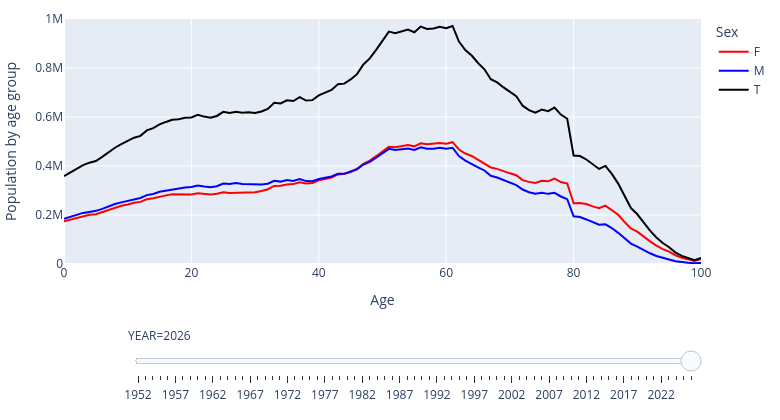

The notebook cell saved with this chart:
### Code cell
fig = px.line(
    dfp_long,#.reset_index().melt(id_vars=["age"], var_name="year", value_name="population"), # convert to long format
    x="AGE", 
    y="value", 
    color="SEX",
    color_discrete_map={"T": "black", "M": "blue", "F": "red"},
    title="Total population in Italy by age (TOTAL)",
    animation_frame="YEAR",
    markers=False,
)
fig.update_layout(
    xaxis_title="Age",
    yaxis_title="Population by age group",
    yaxis_range=[0, 1e6],
    title=None,
    legend_title="Sex",
    margin=dict(l=10, r=10, t=10, b=10),
    width=780,
    height=420,
)

# Initialize the animation at the last frame (current year)
last = fig.frames[-1]
for extra in last.data[len(fig.data):]:
    fig.add_trace(extra)
for i, tr in enumerate(last.data):
    payload = tr.to_plotly_json() if hasattr(tr, "to_plotly_json") else dict(tr)
    fig.data[i].update(**payload)
if "sliders" in fig.layout and fig.layout.sliders:
    fig.layout.sliders[0].active = len(fig.frames) - 1
    
fig["layout"].pop("updatemenus") # optional, drop animation buttons
fig.write_html("../images_output/pop_by_age.html", auto_play=False)
print("Total population in Italy by age")
fig.show()

### Figure 1 — Plotly figure (JSON) as saved in the notebook; plotly's stock layout.template omitted (floating-point values rounded to 4 significant figures)
{"data": [{"hovertemplate": "SEX=F<br>YEAR=2026<br>AGE=%{x}<br>value=%{y}<extra></extra>", "legendgroup": "F", "line": {"color": "red", "dash": "solid"}, "marker": {"symbol": "circle"}, "mode": "lines", "name": "F", "orientation": "v", "showlegend": true, "type": "scatter", "x": [0, 1, 2, 3, 4, 5, 6, 7, 8, 9, 10, 11, 12, 13, 14, 15, 16, 17, 18, 19, 20, 21, 22, 23, 24, 25, 26, 27, 28, 29, 30, 31, 32, 33, 34, 35, 36, 37, 38, 39, 40, 41, 42, 43, 44, 45, 46, 47, 48, 49, 50, 51, 52, 53, 54, 55, 56, 57, 58, 59, 60, 61, 62, 63, 64, 65, 66, 67, 68, 69, 70, 71, 72, 73, 74, 75, 76, 77, 78, 79, 80, 81, 82, 83, 84, 85, 86, 87, 88, 89, 90, 91, 92, 93, 94, 95, 96, 97, 98, 99, 100], "xaxis": "x", "y": [173890, 181053, 187749, 195140, 201156, 203417, 212581, 220684, 229725, 237451, 242865, 249941, 253513, 264188, 268317, 275360, 280176, 284450, 283386, 284425, 283806, 288726, 285434, 283936, 286942, 292870, 289621, 290169, 291102, 293110, 293346, 298269, 305308, 318693, 319047, 324906, 326155, 333670, 328772, 330671, 341440, 347291, 353207, 365539, 368258, 375678, 388900, 408457, 422306, 440082, 460623, 478625, 476535, 479868, 485621, 480195, 492758, 488728, 490783, 493409, 491318, 497113, 467464, 450962, 441012, 425609, 412976, 394012, 388250, 378282, 370103, 362535, 342232, 335144, 331152, 339561, 337385, 348206, 334436, 328419, 247776, 248903, 244687, 235096, 227885, 238294, 221251, 200930, 171118, 145097, 131771, 111262, 92252, 75209, 60973, 50298, 35044, 25412, 17874, 12189, 20378], "yaxis": "y"}, {"hovertemplate": "SEX=M<br>YEAR=2026<br>AGE=%{x}<br>value=%{y}<extra></extra>", "legendgroup": "M", "line": {"color": "blue", "dash": "solid"}, "marker": {"symbol": "circle"}, "mode": "lines", "name": "M", "orientation": "v", "showlegend": true, "type": "scatter", "x": [0, 1, 2, 3, 4, 5, 6, 7, 8, 9, 10, 11, 12, 13, 14, 15, 16, 17, 18, 19, 20, 21, 22, 23, 24, 25, 26, 27, 28, 29, 30, 31, 32, 33, 34, 35, 36, 37, 38, 39, 40, 41, 42, 43, 44, 45, 46, 47, 48, 49, 50, 51, 52, 53, 54, 55, 56, 57, 58, 59, 60, 61, 62, 63, 64, 65, 66, 67, 68, 69, 70, 71, 72, 73, 74, 75, 76, 77, 78, 79, 80, 81, 82, 83, 84, 85, 86, 87, 88, 89, 90, 91, 92, 93, 94, 95, 96, 97, 98, 99, 100], "xaxis": "x", "y": [184283, 192088, 199434, 208557, 212473, 216990, 224850, 235048, 244857, 251427, 258155, 265606, 269442, 281196, 285949, 294792, 299720, 304244, 307575, 312490, 314563, 320430, 316162, 313457, 317310, 328100, 326419, 330799, 326476, 326175, 323355, 324351, 327534, 339742, 336275, 343056, 338859, 347018, 338347, 338183, 346853, 352136, 357417, 367883, 368007, 377788, 385971, 406084, 416986, 433686, 452877, 469991, 465281, 469462, 470927, 465623, 476142, 470561, 470068, 474423, 470861, 474560, 440435, 422222, 410105, 394780, 381698, 360195, 352894, 342372, 331930, 322019, 303944, 292875, 286929, 291012, 286278, 290538, 275546, 264535, 194982, 191500, 181894, 170460, 160078, 162183, 146797, 127166, 103601, 83186, 71186, 56573, 43725, 32935, 24606, 18279, 11646, 7669, 5044, 3112, 4332], "yaxis": "y"}, {"hovertemplate": "SEX=T<br>YEAR=2026<br>AGE=%{x}<br>value=%{y}<extra></extra>", "legendgroup": "T", "line": {"color": "black", "dash": "solid"}, "marker": {"symbol": "circle"}, "mode": "lines", "name": "T", "orientation": "v", "showlegend": true, "type": "scatter", "x": [0, 1, 2, 3, 4, 5, 6, 7, 8, 9, 10, 11, 12, 13, 14, 15, 16, 17, 18, 19, 20, 21, 22, 23, 24, 25, 26, 27, 28, 29, 30, 31, 32, 33, 34, 35, 36, 37, 38, 39, 40, 41, 42, 43, 44, 45, 46, 47, 48, 49, 50, 51, 52, 53, 54, 55, 56, 57, 58, 59, 60, 61, 62, 63, 64, 65, 66, 67, 68, 69, 70, 71, 72, 73, 74, 75, 76, 77, 78, 79, 80, 81, 82, 83, 84, 85, 86, 87, 88, 89, 90, 91, 92, 93, 94, 95, 96, 97, 98, 99, 100], "xaxis": "x", "y": [358173, 373141, 387183, 403697, 413629, 420407, 437431, 455732, 474582, 488878, 501020, 515547, 522955, 545384, 554266, 570152, 579896, 588694, 590961, 596915, 598369, 609156, 601596, 597393, 604252, 620970, 616040, 620968, 617578, 619285, 616701, 622620, 632842, 658435, 655322, 667962, 665014, 680688, 667119, 668854, 688293, 699427, 710624, 733422, 736265, 753466, 774871, 814541, 839292, 873768, 913500, 948616, 941816, 949330, 956548, 945818, 968900, 959289, 960851, 967832, 962179, 971673, 907899, 873184, 851117, 820389, 794674, 754207, 741144, 720654, 702033, 684554, 646176, 628019, 618081, 630573, 623663, 638744, 609982, 592954, 442758, 440403, 426581, 405556, 387963, 400477, 368048, 328096, 274719, 228283, 202957, 167835, 135977, 108144, 85579, 68577, 46690, 33081, 22918, 15301, 24710], "yaxis": "y"}], "layout": {"height": 420, "legend": {"title": {"text": "Sex"}, "tracegroupgap": 0}, "margin": {"b": 10, "l": 10, "r": 10, "t": 10}, "sliders": [{"active": 74, "currentvalue": {"prefix": "YEAR="}, "len": 0.9, "pad": {"b": 10, "t": 60}, "steps": [{"args": [["1952"], {"frame": {"duration": 0, "redraw": false}, "fromcurrent": true, "mode": "immediate", "transition": {"duration": 0, "easing": "linear"}}], "label": "1952", "method": "animate"}, {"args": [["1953"], {"frame": {"duration": 0, "redraw": false}, "fromcurrent": true, "mode": "immediate", "transition": {"duration": 0, "easing": "linear"}}], "label": "1953", "method": "animate"}, {"args": [["1954"], {"frame": {"duration": 0, "redraw": false}, "fromcurrent": true, "mode": "immediate", "transition": {"duration": 0, "easing": "linear"}}], "label": "1954", "method": "animate"}, {"args": [["1955"], {"frame": {"duration": 0, "redraw": false}, "fromcurrent": true, "mode": "immediate", "transition": {"duration": 0, "easing": "linear"}}], "label": "1955", "method": "animate"}, {"args": [["1956"], {"frame": {"duration": 0, "redraw": false}, "fromcurrent": true, "mode": "immediate", "transition": {"duration": 0, "easing": "linear"}}], "label": "1956", "method": "animate"}, {"args": [["1957"], {"frame": {"duration": 0, "redraw": false}, "fromcurrent": true, "mode": "immediate", "transition": {"duration": 0, "easing": "linear"}}], "label": "1957", "method": "animate"}, {"args": [["1958"], {"frame": {"duration": 0, "redraw": false}, "fromcurrent": true, "mode": "immediate", "transition": {"duration": 0, "easing": "linear"}}], "label": "1958", "method": "animate"}, {"args": [["1959"], {"frame": {"duration": 0, "redraw": false}, "fromcurrent": true, "mode": "immediate", "transition": {"duration": 0, "easing": "linear"}}], "label": "1959", "method": "animate"}, {"args": [["1960"], {"frame": {"duration": 0, "redraw": false}, "fromcurrent": true, "mode": "immediate", "transition": {"duration": 0, "easing": "linear"}}], "label": "1960", "method": "animate"}, {"args": [["1961"], {"frame": {"duration": 0, "redraw": false}, "fromcurrent": true, "mode": "immediate", "transition": {"duration": 0, "easing": "linear"}}], "label": "1961", "method": "animate"}, {"args": [["1962"], {"frame": {"duration": 0, "redraw": false}, "fromcurrent": true, "mode": "immediate", "transition": {"duration": 0, "easing": "linear"}}], "label": "1962", "method": "animate"}, {"args": [["1963"], {"frame": {"duration": 0, "redraw": false}, "fromcurrent": true, "mode": "immediate", "transition": {"duration": 0, "easing": "linear"}}], "label": "1963", "method": "animate"}, {"args": [["1964"], {"frame": {"duration": 0, "redraw": false}, "fromcurrent": true, "mode": "immediate", "transition": {"duration": 0, "easing": "linear"}}], "label": "1964", "method": "animate"}, {"args": [["1965"], {"frame": {"duration": 0, "redraw": false}, "fromcurrent": true, "mode": "immediate", "transition": {"duration": 0, "easing": "linear"}}], "label": "1965", "method": "animate"}, {"args": [["1966"], {"frame": {"duration": 0, "redraw": false}, "fromcurrent": true, "mode": "immediate", "transition": {"duration": 0, "easing": "linear"}}], "label": "1966", "method": "animate"}, {"args": [["1967"], {"frame": {"duration": 0, "redraw": false}, "fromcurrent": true, "mode": "immediate", "transition": {"duration": 0, "easing": "linear"}}], "label": "1967", "method": "animate"}, {"args": [["1968"], {"frame": {"duration": 0, "redraw": false}, "fromcurrent": true, "mode": "immediate", "transition": {"duration": 0, "easing": "linear"}}], "label": "1968", "method": "animate"}, {"args": [["1969"], {"frame": {"duration": 0, "redraw": false}, "fromcurrent": true, "mode": "immediate", "transition": {"duration": 0, "easing": "linear"}}], "label": "1969", "method": "animate"}, {"args": [["1970"], {"frame": {"duration": 0, "redraw": false}, "fromcurrent": true, "mode": "immediate", "transition": {"duration": 0, "easing": "linear"}}], "label": "1970", "method": "animate"}, {"args": [["1971"], {"frame": {"duration": 0, "redraw": false}, "fromcurrent": true, "mode": "immediate", "transition": {"duration": 0, "easing": "linear"}}], "label": "1971", "method": "animate"}, {"args": [["1972"], {"frame": {"duration": 0, "redraw": false}, "fromcurrent": true, "mode": "immediate", "transition": {"duration": 0, "easing": "linear"}}], "label": "1972", "method": "animate"}, {"args": [["1973"], {"frame": {"duration": 0, "redraw": false}, "fromcurrent": true, "mode": "immediate", "transition": {"duration": 0, "easing": "linear"}}], "label": "1973", "method": "animate"}, {"args": [["1974"], {"frame": {"duration": 0, "redraw": false}, "fromcurrent": true, "mode": "immediate", "transition": {"duration": 0, "easing": "linear"}}], "label": "1974", "method": "animate"}, {"args": [["1975"], {"frame": {"duration": 0, "redraw": false}, "fromcurrent": true, "mode": "immediate", "transition": {"duration": 0, "easing": "linear"}}], "label": "1975", "method": "animate"}, {"args": [["1976"], {"frame": {"duration": 0, "redraw": false}, "fromcurrent": true, "mode": "immediate", "transition": {"duration": 0, "easing": "linear"}}], "label": "1976", "method": "animate"}, {"args": [["1977"], {"frame": {"duration": 0, "redraw": false}, "fromcurrent": true, "mode": "immediate", "transition": {"duration": 0, "easing": "linear"}}], "label": "1977", "method": "animate"}, {"args": [["1978"], {"frame": {"duration": 0, "redraw": false}, "fromcurrent": true, "mode": "immediate", "transition": {"duration": 0, "easing": "linear"}}], "label": "1978", "method": "animate"}, {"args": [["1979"], {"frame": {"duration": 0, "redraw": false}, "fromcurrent": true, "mode": "immediate", "transition": {"duration": 0, "easing": "linear"}}], "label": "1979", "method": "animate"}, {"args": [["1980"], {"frame": {"duration": 0, "redraw": false}, "fromcurrent": true, "mode": "immediate", "transition": {"duration": 0, "easing": "linear"}}], "label": "1980", "method": "animate"}, {"args": [["1981"], {"frame": {"duration": 0, "redraw": false}, "fromcurrent": true, "mode": "immediate", "transition": {"duration": 0, "easing": "linear"}}], "label": "1981", "method": "animate"}, {"args": [["1982"], {"frame": {"duration": 0, "redraw": false}, "fromcurrent": true, "mode": "immediate", "transition": {"duration": 0, "easing": "linear"}}], "label": "1982", "method": "animate"}, {"args": [["1983"], {"frame": {"duration": 0, "redraw": false}, "fromcurrent": true, "mode": "immediate", "transition": {"duration": 0, "easing": "linear"}}], "label": "1983", "method": "animate"}, {"args": [["1984"], {"frame": {"duration": 0, "redraw": false}, "fromcurrent": true, "mode": "immediate", "transition": {"duration": 0, "easing": "linear"}}], "label": "1984", "method": "animate"}, {"args": [["1985"], {"frame": {"duration": 0, "redraw": false}, "fromcurrent": true, "mode": "immediate", "transition": {"duration": 0, "easing": "linear"}}], "label": "1985", "method": "animate"}, {"args": [["1986"], {"frame": {"duration": 0, "redraw": false}, "fromcurrent": true, "mode": "immediate", "transition": {"duration": 0, "easing": "linear"}}], "label": "1986", "method": "animate"}, {"args": [["1987"], {"frame": {"duration": 0, "redraw": false}, "fromcurrent": true, "mode": "immediate", "transition": {"duration": 0, "easing": "linear"}}], "label": "1987", "method": "animate"}, {"args": [["1988"], {"frame": {"duration": 0, "redraw": false}, "fromcurrent": true, "mode": "immediate", "transition": {"duration": 0, "easing": "linear"}}], "label": "1988", "method": "animate"}, {"args": [["1989"], {"frame": {"duration": 0, "redraw": false}, "fromcurrent": true, "mode": "immediate", "transition": {"duration": 0, "easing": "linear"}}], "label": "1989", "method": "animate"}, {"args": [["1990"], {"frame": {"duration": 0, "redraw": false}, "fromcurrent": true, "mode": "immediate", "transition": {"duration": 0, "easing": "linear"}}], "label": "1990", "method": "animate"}, {"args": [["1991"], {"frame": {"duration": 0, "redraw": false}, "fromcurrent": true, "mode": "immediate", "transition": {"duration": 0, "easing": "linear"}}], "label": "1991", "method": "animate"}, {"args": [["1992"], {"frame": {"duration": 0, "redraw": false}, "fromcurrent": true, "mode": "immediate", "transition": {"duration": 0, "easing": "linear"}}], "label": "1992", "method": "animate"}, {"args": [["1993"], {"frame": {"duration": 0, "redraw": false}, "fromcurrent": true, "mode": "immediate", "transition": {"duration": 0, "easing": "linear"}}], "label": "1993", "method": "animate"}, {"args": [["1994"], {"frame": {"duration": 0, "redraw": false}, "fromcurrent": true, "mode": "immediate", "transition": {"duration": 0, "easing": "linear"}}], "label": "1994", "method": "animate"}, {"args": [["1995"], {"frame": {"duration": 0, "redraw": false}, "fromcurrent": true, "mode": "immediate", "transition": {"duration": 0, "easing": "linear"}}], "label": "1995", "method": "animate"}, {"args": [["1996"], {"frame": {"duration": 0, "redraw": false}, "fromcurrent": true, "mode": "immediate", "transition": {"duration": 0, "easing": "linear"}}], "label": "1996", "method": "animate"}, {"args": [["1997"], {"frame": {"duration": 0, "redraw": false}, "fromcurrent": true, "mode": "immediate", "transition": {"duration": 0, "easing": "linear"}}], "label": "1997", "method": "animate"}, {"args": [["1998"], {"frame": {"duration": 0, "redraw": false}, "fromcurrent": true, "mode": "immediate", "transition": {"duration": 0, "easing": "linear"}}], "label": "1998", "method": "animate"}, {"args": [["1999"], {"frame": {"duration": 0, "redraw": false}, "fromcurrent": true, "mode": "immediate", "transition": {"duration": 0, "easing": "linear"}}], "label": "1999", "method": "animate"}, {"args": [["2000"], {"frame": {"duration": 0, "redraw": false}, "fromcurrent": true, "mode": "immediate", "transition": {"duration": 0, "easing": "linear"}}], "label": "2000", "method": "animate"}, {"args": [["2001"], {"frame": {"duration": 0, "redraw": false}, "fromcurrent": true, "mode": "immediate", "transition": {"duration": 0, "easing": "linear"}}], "label": "2001", "method": "animate"}, {"args": [["2002"], {"frame": {"duration": 0, "redraw": false}, "fromcurrent": true, "mode": "immediate", "transition": {"duration": 0, "easing": "linear"}}], "label": "2002", "method": "animate"}, {"args": [["2003"], {"frame": {"duration": 0, "redraw": false}, "fromcurrent": true, "mode": "immediate", "transition": {"duration": 0, "easing": "linear"}}], "label": "2003", "method": "animate"}, {"args": [["2004"], {"frame": {"duration": 0, "redraw": false}, "fromcurrent": true, "mode": "immediate", "transition": {"duration": 0, "easing": "linear"}}], "label": "2004", "method": "animate"}, {"args": [["2005"], {"frame": {"duration": 0, "redraw": false}, "fromcurrent": true, "mode": "immediate", "transition": {"duration": 0, "easing": "linear"}}], "label": "2005", "method": "animate"}, {"args": [["2006"], {"frame": {"duration": 0, "redraw": false}, "fromcurrent": true, "mode": "immediate", "transition": {"duration": 0, "easing": "linear"}}], "label": "2006", "method": "animate"}, {"args": [["2007"], {"frame": {"duration": 0, "redraw": false}, "fromcurrent": true, "mode": "immediate", "transition": {"duration": 0, "easing": "linear"}}], "label": "2007", "method": "animate"}, {"args": [["2008"], {"frame": {"duration": 0, "redraw": false}, "fromcurrent": true, "mode": "immediate", "transition": {"duration": 0, "easing": "linear"}}], "label": "2008", "method": "animate"}, {"args": [["2009"], {"frame": {"duration": 0, "redraw": false}, "fromcurrent": true, "mode": "immediate", "transition": {"duration": 0, "easing": "linear"}}], "label": "2009", "method": "animate"}, {"args": [["2010"], {"frame": {"duration": 0, "redraw": false}, "fromcurrent": true, "mode": "immediate", "transition": {"duration": 0, "easing": "linear"}}], "label": "2010", "method": "animate"}, {"args": [["2011"], {"frame": {"duration": 0, "redraw": false}, "fromcurrent": true, "mode": "immediate", "transition": {"duration": 0, "easing": "linear"}}], "label": "2011", "method": "animate"}, {"args": [["2012"], {"frame": {"duration": 0, "redraw": false}, "fromcurrent": true, "mode": "immediate", "transition": {"duration": 0, "easing": "linear"}}], "label": "2012", "method": "animate"}, {"args": [["2013"], {"frame": {"duration": 0, "redraw": false}, "fromcurrent": true, "mode": "immediate", "transition": {"duration": 0, "easing": "linear"}}], "label": "2013", "method": "animate"}, {"args": [["2014"], {"frame": {"duration": 0, "redraw": false}, "fromcurrent": true, "mode": "immediate", "transition": {"duration": 0, "easing": "linear"}}], "label": "2014", "method": "animate"}, {"args": [["2015"], {"frame": {"duration": 0, "redraw": false}, "fromcurrent": true, "mode": "immediate", "transition": {"duration": 0, "easing": "linear"}}], "label": "2015", "method": "animate"}, {"args": [["2016"], {"frame": {"duration": 0, "redraw": false}, "fromcurrent": true, "mode": "immediate", "transition": {"duration": 0, "easing": "linear"}}], "label": "2016", "method": "animate"}, {"args": [["2017"], {"frame": {"duration": 0, "redraw": false}, "fromcurrent": true, "mode": "immediate", "transition": {"duration": 0, "easing": "linear"}}], "label": "2017", "method": "animate"}, {"args": [["2018"], {"frame": {"duration": 0, "redraw": false}, "fromcurrent": true, "mode": "immediate", "transition": {"duration": 0, "easing": "linear"}}], "label": "2018", "method": "animate"}, {"args": [["2019"], {"frame": {"duration": 0, "redraw": false}, "fromcurrent": true, "mode": "immediate", "transition": {"duration": 0, "easing": "linear"}}], "label": "2019", "method": "animate"}, {"args": [["2020"], {"frame": {"duration": 0, "redraw": false}, "fromcurrent": true, "mode": "immediate", "transition": {"duration": 0, "easing": "linear"}}], "label": "2020", "method": "animate"}, {"args": [["2021"], {"frame": {"duration": 0, "redraw": false}, "fromcurrent": true, "mode": "immediate", "transition": {"duration": 0, "easing": "linear"}}], "label": "2021", "method": "animate"}, {"args": [["2022"], {"frame": {"duration": 0, "redraw": false}, "fromcurrent": true, "mode": "immediate", "transition": {"duration": 0, "easing": "linear"}}], "label": "2022", "method": "animate"}, {"args": [["2023"], {"frame": {"duration": 0, "redraw": false}, "fromcurrent": true, "mode": "immediate", "transition": {"duration": 0, "easing": "linear"}}], "label": "2023", "method": "animate"}, {"args": [["2024"], {"frame": {"duration": 0, "redraw": false}, "fromcurrent": true, "mode": "immediate", "transition": {"duration": 0, "easing": "linear"}}], "label": "2024", "method": "animate"}, {"args": [["2025"], {"frame": {"duration": 0, "redraw": false}, "fromcurrent": true, "mode": "immediate", "transition": {"duration": 0, "easing": "linear"}}], "label": "2025", "method": "animate"}, {"args": [["2026"], {"frame": {"duration": 0, "redraw": false}, "fromcurrent": true, "mode": "immediate", "transition": {"duration": 0, "easing": "linear"}}], "label": "2026", "method": "animate"}], "x": 0.1, "xanchor": "left", "y": 0, "yanchor": "top"}], "title": {}, "width": 780, "xaxis": {"anchor": "y", "domain": [0, 1], "title": {"text": "Age"}}, "yaxis": {"anchor": "x", "domain": [0, 1], "range": [0, 1000000], "title": {"text": "Population by age group"}}}}
